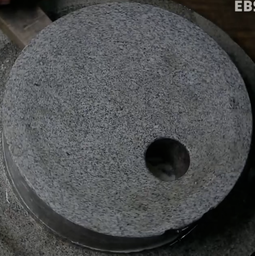
#> input picture source/stt_screenshot.png, 255 x 256 px, shrunk from 1490 x 1494 before the run
$ jupyter execute 2dft_gif.ipynb   (older library calls are emulated)
#> lines starting #> are read from the running program, lines starting #| are printed output that depends on the picture
### code/2dft/images2gif.py
# -*- coding: utf-8 -*-
#   Copyright (C) 2012, Almar Klein, Ant1, Marius van Voorden
#
#   This code is subject to the (new) BSD license:
#
#   Redistribution and use in source and binary forms, with or without
#   modification, are permitted provided that the following conditions are met:
#     * Redistributions of source code must retain the above copyright
#       notice, this list of conditions and the following disclaimer.
#     * Redistributions in binary form must reproduce the above copyright
#       notice, this list of conditions and the following disclaimer in the
#       documentation and/or other materials provided with the distribution.
#     * Neither the name of the <organization> nor the
#       names of its contributors may be used to endorse or promote products
#       derived from this software without specific prior written permission.
#
# THIS SOFTWARE IS PROVIDED BY THE COPYRIGHT HOLDERS AND CONTRIBUTORS "AS IS"
# AND ANY EXPRESS OR IMPLIED WARRANTIES, INCLUDING, BUT NOT LIMITED TO, THE
# IMPLIED WARRANTIES OF MERCHANTABILITY AND FITNESS FOR A PARTICULAR PURPOSE
# ARE DISCLAIMED. IN NO EVENT SHALL <COPYRIGHT HOLDER> BE LIABLE FOR ANY
# DIRECT, INDIRECT, INCIDENTAL, SPECIAL, EXEMPLARY, OR CONSEQUENTIAL DAMAGES
# (INCLUDING, BUT NOT LIMITED TO, PROCUREMENT OF SUBSTITUTE GOODS OR SERVICES;
# LOSS OF USE, DATA, OR PROFITS; OR BUSINESS INTERRUPTION) HOWEVER CAUSED AND
# ON ANY THEORY OF LIABILITY, WHETHER IN CONTRACT, STRICT LIABILITY, OR TORT
# (INCLUDING NEGLIGENCE OR OTHERWISE) ARISING IN ANY WAY OUT OF THE USE OF THIS
# SOFTWARE, EVEN IF ADVISED OF THE POSSIBILITY OF SUCH DAMAGE.

""" Module images2gif

Provides functionality for reading and writing animated GIF images.
Use writeGif to write a series of numpy arrays or PIL images as an
animated GIF. Use readGif to read an animated gif as a series of numpy
arrays.

Note that since July 2004, all patents on the LZW compression patent have
expired. Therefore the GIF format may now be used freely.

Acknowledgements
----------------

Many thanks to Ant1 for:

* noting the use of "palette=PIL.Image.ADAPTIVE", which significantly
  improves the results.
* the modifications to save each image with its own palette, or optionally
  the global palette (if its the same).

Many thanks to Marius van Voorden for porting the NeuQuant quantization
algorithm of Anthony Dekker to Python (See the NeuQuant class for its
license).

Many thanks to Alex Robinson for implementing the concept of subrectangles,
which (depening on image content) can give a very significant reduction in
file size.

This code is based on gifmaker (in the scripts folder of the source
distribution of PIL)


Useful links
-------------
  * http://tronche.com/computer-graphics/gif/
  * http://en.wikipedia.org/wiki/Graphics_Interchange_Format
  * http://www.w3.org/Graphics/GIF/spec-gif89a.txt

"""
# todo: This module should be part of imageio (or at least based on)

import os
import time

try:
    import PIL
    from PIL import Image
    from PIL.GifImagePlugin import getheader, getdata
except ImportError:
    PIL = None

try:
    import numpy as np
except ImportError:
    np = None


# [6 lines left out: function get_cKDTree, not called in this run]


# getheader gives a 87a header and a color palette (two elements in a list).
# getdata()[0] gives the Image Descriptor up to (including) "LZW min code size".
# getdatas()[1:] is the image data itself in chuncks of 256 bytes (well
# technically the first byte says how many bytes follow, after which that
# amount (max 255) follows).

def checkImages(images):
    """ checkImages(images)
    Check numpy images and correct intensity range etc.
    The same for all movie formats.
    """
    # Init results
    images2 = []

    for im in images:
        if PIL and isinstance(im, PIL.Image.Image):
            # We assume PIL images are allright
            images2.append(im)

        elif np and isinstance(im, np.ndarray):
            # Check and convert dtype
            if im.dtype == np.uint8:
                images2.append(im)  # Ok
            elif im.dtype in [np.float32, np.float64]:
                im = im.copy()
                im[im < 0] = 0
                im[im > 1] = 1
                im *= 255
                images2.append(im.astype(np.uint8))
            else:
                im = im.astype(np.uint8)
                images2.append(im)
            # Check size
            if im.ndim == 2:
                pass  # ok
            elif im.ndim == 3:
                if im.shape[2] not in [3, 4]:
                    raise ValueError('This array can not represent an image.')
            else:
                raise ValueError('This array can not represent an image.')
        else:
            raise ValueError('Invalid image type: ' + str(type(im)))

    # Done
    return images2


# [7 lines left out: function intToBin, not called in this run]


class GifWriter:
    """ GifWriter()

    Class that contains methods for helping write the animated GIF file.

    """

    # [94 lines left out: functions getheaderAnim, getImageDescriptor, getAppExt, getGraphicsControlExt, not called in this run]

    def handleSubRectangles(self, images, subRectangles):
        """ handleSubRectangles(images)

        Handle the sub-rectangle stuff. If the rectangles are given by the
        user, the values are checked. Otherwise the subrectangles are
        calculated automatically.

        """

        if isinstance(subRectangles, (tuple, list)):
            # xy given directly

            # Check xy
            xy = subRectangles
            if xy is None:
                xy = (0, 0)
            if hasattr(xy, '__len__'):
                if len(xy) == len(images):
                    xy = [xxyy for xxyy in xy]
                else:
                    raise ValueError("len(xy) doesn't match amount of images.")
            else:
                xy = [xy for im in images]
            xy[0] = (0, 0)

        else:
            # Calculate xy using some basic image processing

            # Check Numpy
            if np is None:
                raise RuntimeError("Need Numpy to use auto-subRectangles.")

            # First make numpy arrays if required
            for i in range(len(images)):
                im = images[i]
                if isinstance(im, Image.Image):
                    tmp = im.convert()  # Make without palette
                    a = np.asarray(tmp)
                    if len(a.shape) == 0:
                        raise MemoryError("Too little memory to convert PIL image to array")
                    images[i] = a

            # Determine the sub rectangles
            images, xy = self.getSubRectangles(images)

        # Done
        return images, xy

    def getSubRectangles(self, ims):
        """ getSubRectangles(ims)

        Calculate the minimal rectangles that need updating each frame.
        Returns a two-element tuple containing the cropped images and a
        list of x-y positions.

        Calculating the subrectangles takes extra time, obviously. However,
        if the image sizes were reduced, the actual writing of the GIF
        goes faster. In some cases applying this method produces a GIF faster.

        """

        # Check image count
        if len(ims) < 2:
            return ims, [(0, 0) for i in ims]

        # We need numpy
        if np is None:
            raise RuntimeError("Need Numpy to calculate sub-rectangles. ")

        # Prepare
        ims2 = [ims[0]]
        xy = [(0, 0)]
        t0 = time.time()

        # Iterate over images
        prev = ims[0]
        for im in ims[1:]:

            # Get difference, sum over colors
            diff = np.abs(im-prev)
            if diff.ndim == 3:
                diff = diff.sum(2)
            # Get begin and end for both dimensions
            X = np.argwhere(diff.sum(0))
            Y = np.argwhere(diff.sum(1))
            # Get rect coordinates
            if X.size and Y.size:
                x0, x1 = int(X[0]), int(X[-1] + 1)
                y0, y1 = int(Y[0]), int(Y[-1] + 1)
            else:  # No change ... make it minimal
                x0, x1 = 0, 2
                y0, y1 = 0, 2

            # Cut out and store
            im2 = im[y0:y1, x0:x1]
            prev = im
            ims2.append(im2)
            xy.append((x0, y0))

        # Done
        # print('%1.2f seconds to determine subrectangles of  %i images' %
        #    (time.time()-t0, len(ims2)))
        return ims2, xy

    def convertImagesToPIL(self, images, dither, nq=0):
        """ convertImagesToPIL(images, nq=0)

        Convert images to Paletted PIL images, which can then be
        written to a single animaged GIF.

        """

        # Convert to PIL images
        images2 = []
        for im in images:
            if isinstance(im, Image.Image):
                images2.append(im)
            elif np and isinstance(im, np.ndarray):
                if im.ndim == 3 and im.shape[2] == 3:
                    im = Image.fromarray(im, 'RGB')
                elif im.ndim == 3 and im.shape[2] == 4:
                    im = Image.fromarray(im[:, :, :3], 'RGB')
                elif im.ndim == 2:
                    im = Image.fromarray(im, 'L')
                images2.append(im)

        # Convert to paletted PIL images
        images, images2 = images2, []
        if nq >= 1:
            # NeuQuant algorithm
            for im in images:
                im = im.convert("RGBA")  # NQ assumes RGBA
                nqInstance = NeuQuant(im, int(nq))  # Learn colors from image
                if dither:
                    im = im.convert("RGB").quantize(palette=nqInstance.paletteImage())
                else:
                    # Use to quantize the image itself
                    im = nqInstance.quantize(im)
                images2.append(im)
        else:
            # Adaptive PIL algorithm
            AD = Image.ADAPTIVE
            for im in images:
                im = im.convert('P', palette=AD, dither=dither)
                images2.append(im)

        # Done
        return images2

    def writeGifToFile(self, fp, images, durations, loops, xys, disposes):
        """ writeGifToFile(fp, images, durations, loops, xys, disposes)

        Given a set of images writes the bytes to the specified stream.

        """

        # Obtain palette for all images and count each occurance
        palettes, occur = [], []
        for im in images:
            palette = getheader(im)[1]
            if not palette:
                palette = PIL.ImagePalette.ImageColor
                if isinstance(palette, type(os)):
                    # Older or newer? version of Pil(low)
                    data = PIL.ImagePalette.ImagePalette().getdata()
                    palette = data[0].encode('utf-8') + data[1]
                    # Arg this does not work. Go use imageio
                    raise RuntimeError('Cannot get palette. '
                                       'Maybe you should try imageio instead.')
            palettes.append(palette)
        for palette in palettes:
            occur.append(palettes.count(palette))

        # Select most-used palette as the global one (or first in case no max)
        print(len(occur), len(palettes))
        if len(occur) != 0:
            globalPalette = palettes[ occur.index(max(occur)) ]

        # Init
        frames = 0
        firstFrame = True

        for im, palette in zip(images, palettes):

            if firstFrame:
                # Write header

                # Gather info
                header = self.getheaderAnim(im)
                appext = self.getAppExt(loops)

                # Write
                fp.write(header.encode('utf-8'))
                fp.write(globalPalette)
                fp.write(appext.encode('utf-8'))

                # Next frame is not the first
                firstFrame = False

            if True:
                # Write palette and image data

                # Gather info
                data = getdata(im)
                imdes, data = data[0], data[1:]
                graphext = self.getGraphicsControlExt(durations[frames],
                                                      disposes[frames])
                # Make image descriptor suitable for using 256 local color palette
                lid = self.getImageDescriptor(im, xys[frames])

                # Write local header
                if (palette != globalPalette) or (disposes[frames] != 2):
                    # Use local color palette
                    fp.write(graphext.encode('utf-8'))
                    fp.write(lid.encode('utf-8')) # write suitable image descriptor
                    fp.write(palette) # write local color table
                    fp.write('\x08'.encode('utf-8')) # LZW minimum size code
                else:
                    # Use global color palette
                    fp.write(graphext.encode('utf-8'))
                    fp.write(imdes) # write suitable image descriptor

                # Write image data
                for d in data:
                    fp.write(d)

            # Prepare for next round
            frames = frames + 1

        fp.write(";".encode('utf-8')) # end gif
        return frames


## Exposed functions

def writeGif(filename, images, duration=0.1, repeat=True, dither=False,
                nq=0, subRectangles=True, dispose=None):
    """ writeGif(filename, images, duration=0.1, repeat=True, dither=False,
                    nq=0, subRectangles=True, dispose=None)

    Write an animated gif from the specified images.

    Parameters
    ----------
    filename : string
        The name of the file to write the image to.
    images : list
        Should be a list consisting of PIL images or numpy arrays.
        The latter should be between 0 and 255 for integer types, and
        between 0 and 1 for float types.
    duration : scalar or list of scalars
        The duration for all frames, or (if a list) for each frame.
    repeat : bool or integer
        The amount of loops. If True, loops infinitetely.
    dither : bool
        Whether to apply dithering
    nq : integer
        If nonzero, applies the NeuQuant quantization algorithm to create
        the color palette. This algorithm is superior, but slower than
        the standard PIL algorithm. The value of nq is the quality
        parameter. 1 represents the best quality. 10 is in general a
        good tradeoff between quality and speed. When using this option,
        better results are usually obtained when subRectangles is False.
    subRectangles : False, True, or a list of 2-element tuples
        Whether to use sub-rectangles. If True, the minimal rectangle that
        is required to update each frame is automatically detected. This
        can give significant reductions in file size, particularly if only
        a part of the image changes. One can also give a list of x-y
        coordinates if you want to do the cropping yourself. The default
        is True.
    dispose : int
        How to dispose each frame. 1 means that each frame is to be left
        in place. 2 means the background color should be restored after
        each frame. 3 means the decoder should restore the previous frame.
        If subRectangles==False, the default is 2, otherwise it is 1.

    """

    # Check PIL
    if PIL is None:
        raise RuntimeError("Need PIL to write animated gif files.")

    # Check images
    images = checkImages(images)

    # Instantiate writer object
    gifWriter = GifWriter()

    # Check loops
    if repeat is False:
        loops = 1
    elif repeat is True:
        loops = 0  # zero means infinite
    else:
        loops = int(repeat)

    # Check duration
    if hasattr(duration, '__len__'):
        if len(duration) == len(images):
            duration = [d for d in duration]
        else:
            raise ValueError("len(duration) doesn't match amount of images.")
    else:
        duration = [duration for im in images]

    # Check subrectangles
    if subRectangles:
        images, xy = gifWriter.handleSubRectangles(images, subRectangles)
        defaultDispose = 1  # Leave image in place
    else:
        # Normal mode
        xy = [(0, 0) for im in images]
        defaultDispose = 2  # Restore to background color.

    # Check dispose
    if dispose is None:
        dispose = defaultDispose
    if hasattr(dispose, '__len__'):
        if len(dispose) != len(images):
            raise ValueError("len(xy) doesn't match amount of images.")
    else:
        dispose = [dispose for im in images]

    # Make images in a format that we can write easy
    images = gifWriter.convertImagesToPIL(images, dither, nq)

    # Write
    fp = open(filename, 'wb')
    try:
        gifWriter.writeGifToFile(fp, images, duration, loops, xy, dispose)
    finally:
        fp.close()


# [48 lines left out: function readGif, not called in this run]


class NeuQuant:
    """ NeuQuant(image, samplefac=10, colors=256)

    samplefac should be an integer number of 1 or higher, 1
    being the highest quality, but the slowest performance.
    With avalue of 10, one tenth of all pixels are used during
    training. This value seems a nice tradeof between speed
    and quality.

    colors is the amount of colors to reduce the image to. This
    should best be a power of two.

    See also:
    http://members.ozemail.com.au/~dekker/NEUQUANT.HTML

    License of the NeuQuant Neural-Net Quantization Algorithm
    ---------------------------------------------------------

    Copyright (c) 1994 Anthony Dekker
    Ported to python by Marius van Voorden in 2010

    NEUQUANT Neural-Net quantization algorithm by Anthony Dekker, 1994.
    See "Kohonen neural networks for optimal colour quantization"
    in "network: Computation in Neural Systems" Vol. 5 (1994) pp 351-367.
    for a discussion of the algorithm.
    See also  http://members.ozemail.com.au/~dekker/NEUQUANT.HTML

    Any party obtaining a copy of these files from the author, directly or
    indirectly, is granted, free of charge, a full and unrestricted
    irrevocable, world-wide, paid up, royalty-free, nonexclusive right and
    license to deal in this software and documentation files (the "Software"),
    including without limitation the rights to use, copy, modify, merge,
    publish, distribute, sublicense, and/or sell copies of the Software, and
    to permit persons who receive copies from any such party to do so, with
    the only requirement being that this copyright notice remain intact.

    """

    NCYCLES = None # Number of learning cycles
    NETSIZE = None # Number of colours used
    SPECIALS = None # Number of reserved colours used
    BGCOLOR = None # Reserved background colour
    CUTNETSIZE = None
    MAXNETPOS = None

    INITRAD = None # For 256 colours, radius starts at 32
    RADIUSBIASSHIFT = None
    RADIUSBIAS = None
    INITBIASRADIUS = None
    RADIUSDEC = None # Factor of 1/30 each cycle

    ALPHABIASSHIFT = None
    INITALPHA = None # biased by 10 bits

    GAMMA = None
    BETA = None
    BETAGAMMA = None

    network = None # The network itself
    colormap = None # The network itself

    netindex = None # For network lookup - really 256

    bias = None # Bias and freq arrays for learning
    freq = None

    pimage = None

    # Four primes near 500 - assume no image has a length so large
    # that it is divisible by all four primes
    PRIME1 = 499
    PRIME2 = 491
    PRIME3 = 487
    PRIME4 = 503
    MAXPRIME = PRIME4

    pixels = None
    samplefac = None

    a_s = None

    # [329 lines left out: functions setconstants, __init__, writeColourMap, setUpArrays, altersingle, geta and 10 more, not called in this run]

    def convert(self, *color):
        i = self.inxsearch(*color)
        return self.colormap[i, :3]

    # [5 lines left out: function inxsearch, not called in this run]

# [8 lines that do not run on import are left out]

### 2dft_gif.ipynb
[cell 1]
from PIL import Image
from numpy.fft import rfft2, irfft2
import numpy as np
from images2gif import writeGif

[cell 2]
def save_dims(ft, low, high, name):
    ft2 = np.zeros_like(ft)
    # copy the frequencies from low to high but all others stay zero.
    ft2[low:high, low:high] = ft[low:high, low:high]
    save(ft2, name)

[cell 3]
def save(ft, name):
    rft = irfft2(ft)
    img = Image.fromarray(rft)
    img = img.convert('L')
    img.save(name)

[cell 4]
def main():
    # Convert input into grayscale and save.
    img = Image.open("./source/stt_screenshot.png")
#> img is the input picture: PIL image 255x256 RGBA; mean R, G, B, A 76.5, 78.3, 79.3, 255
    img = img.convert('L')
#> img: PIL image 255x256 L
    outpath = './output/2dft/'
    img.save(outpath + 'input_gray.png')
    # Do Fourier Transform on image.
    ft = rfft2(img)
    # Take only zeroth frequency and do Inverse FT and save.
    save_dims(ft, 0, 1, outpath + 'output_0.png')
#> in save, `img = Image.fromarray(rft)`: img: PIL image 254x256 F; every value is 78.21
#> in save, `img = Image.fromarray(rft)`: rft: shape (256, 254) float64; every value is 78.21
#> in save, `img = img.convert('L')`: img: PIL image 254x256 L; every value is 78
    # Take first two frequencies in both directions.
    save_dims(ft, 0, 2, outpath + 'output_1.png')
#> call 2 of save, with ft = array of shape (256, 128), name = './output/2dft/output_1.png'
#> in save (call 2), `img = Image.fromarray(rft)`:
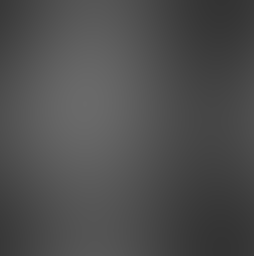
#> img: PIL image 254x256 F; min 51.53, max 106, mean 78.2
    save_dims(ft, 0, 3, outpath + 'output_2.png')
    # Take first 50% of frequencies.
    x = min(ft.shape)
#> x = 128
    save_dims(ft, 0, x//2, outpath + 'output_50p.png')
#> call 4 of save, with ft = array of shape (256, 128), name = './output/2dft/output_50p.png'
#> in save (call 4), `img = Image.fromarray(rft)`:
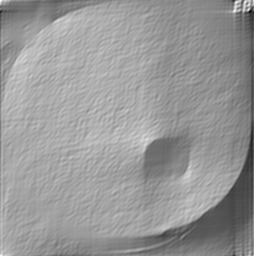
#> img: PIL image 254x256 F; min -61.64, max 172.8, mean 78.2; drawn with min black and max white
#> in save (call 4), `img = img.convert('L')`:
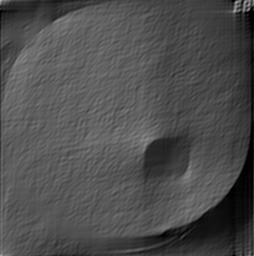
#> img: PIL image 254x256 L; min 0, max 172, mean 77.8

[cell 5]
def generateGif():
    ''' Generates images to be later converted to a gif.
    This requires ImageMagick:
    convert -delay 100 -loop 0 output_*.png animation.gif
    '''
    # Requires images2gif from code.google.com/p/visvis/source/browse/vvmovie/images2gif.py
    # from images2gif import writeGif

    img = Image.open("./source/stt_screenshot.png")
    img = img.convert('L')
    outpath = './output/2dft/'
    # Resize image before any calculation.
    # size = (640,480)
    size = img.size
#> size = (255, 256)
    img.thumbnail(size, Image.ANTIALIAS)
    ft = rfft2(img)

    images = []
    for x in range(0, max(ft.shape)):
        ft2 = np.zeros_like(ft)
        ft2[0:x, 0:x] = ft[0:x,0:x]
        rft = irfft2(ft2)
        img_out = Image.fromarray(rft).convert('L')
        fname = outpath + 'animation/output_%05d.jpg' %(x, )
        img_out.save(fname, quality=60, optimize=True)
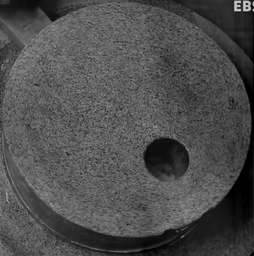
#> img_out: PIL image 254x256 L; min 0, max 204, mean 77.7
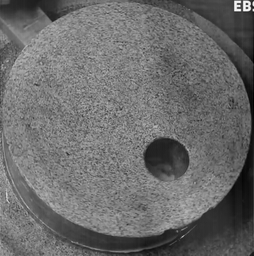
#> rft: shape (256, 254) float64; min -15.56, max 204.9, mean 78.2; drawn with min black and max white

    writeGif('animation.gif', images, duration=0.2)

[cell 6]
main()
generateGif()
